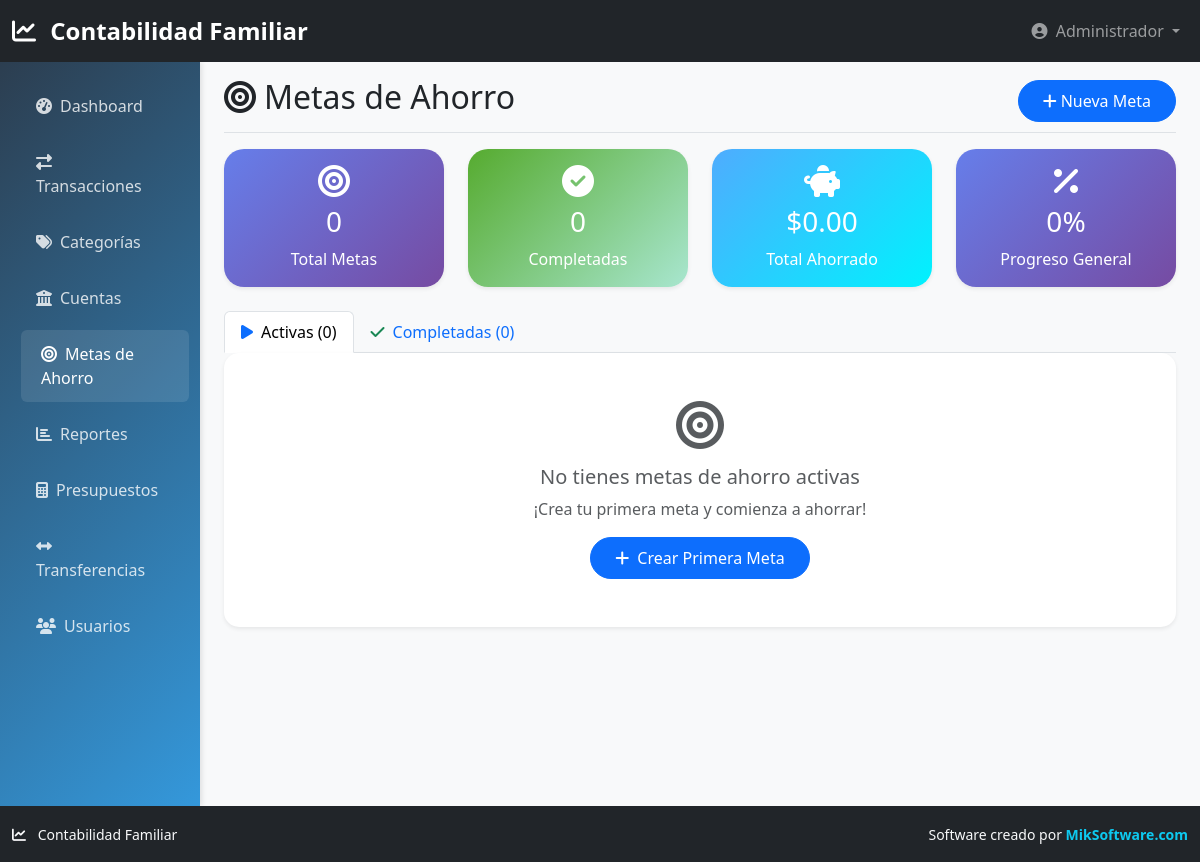
Before: /metas.php (signed in) with the older database file.
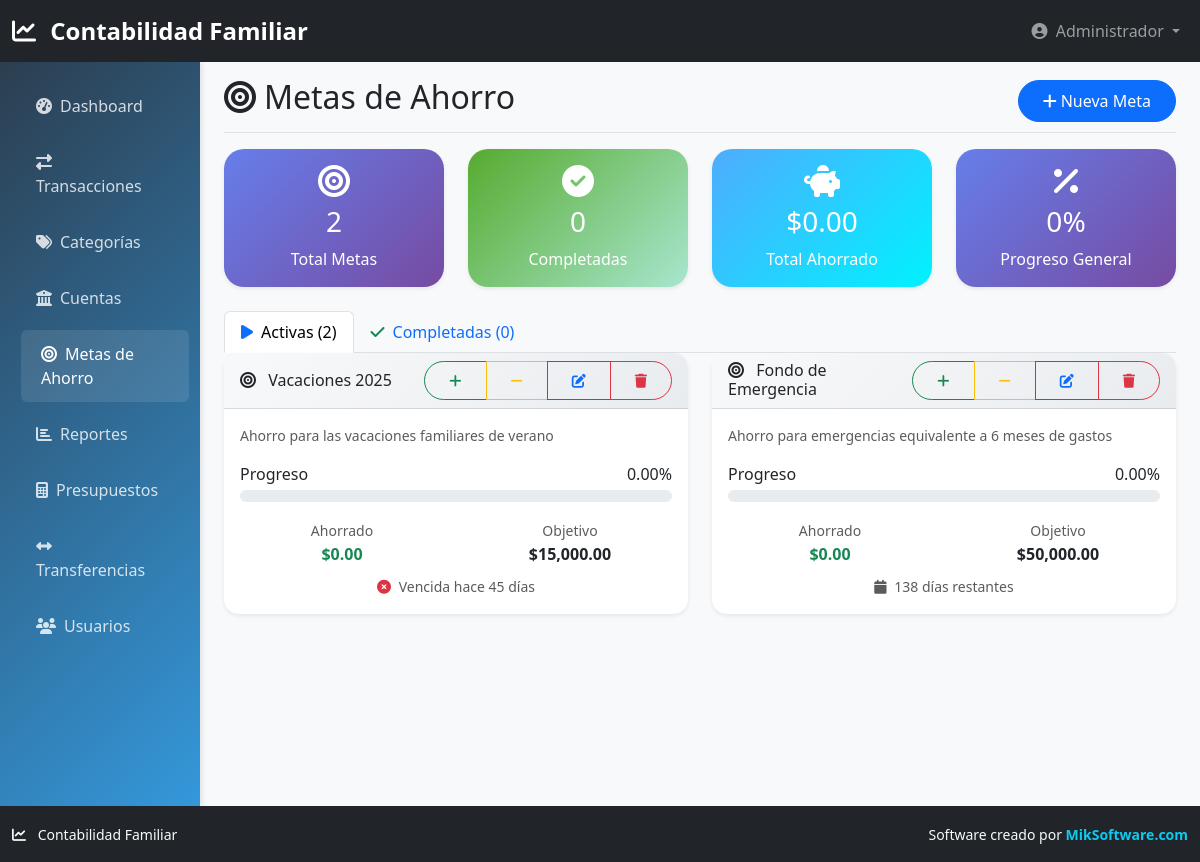
After: the same page with the newer database file.
### tables this page shows
CREATE TABLE metas_ahorro (
    id INT AUTO_INCREMENT PRIMARY KEY,
    nombre VARCHAR(150) NOT NULL,
    descripcion TEXT,
    cantidad_objetivo DECIMAL(12,2) NOT NULL,
    cantidad_actual DECIMAL(12,2) DEFAULT 0.00,
    fecha_objetivo DATE,
    completada BOOLEAN DEFAULT FALSE,
    created_at TIMESTAMP DEFAULT CURRENT_TIMESTAMP,
    usuario_id INT NOT NULL,
    FOREIGN KEY (usuario_id) REFERENCES usuarios(id) ON DELETE CASCADE
);

### config/database.php (called while the page is built, shortened)
<?php
class Database {
    private $connection;
    public function __construct() {
        try {
            $dsn = "mysql:host=" . DB_HOST . ";dbname=" . DB_NAME . ";charset=" . DB_CHARSET;
            $this->connection = new PDO($dsn, DB_USER, DB_PASS, [
                PDO::ATTR_ERRMODE => PDO::ERRMODE_EXCEPTION,
                PDO::ATTR_DEFAULT_FETCH_MODE => PDO::FETCH_ASSOC,
                PDO::ATTR_EMULATE_PREPARES => false,
            ]);
            $this->connection->exec("SET NAMES 'utf8mb4' COLLATE 'utf8mb4_unicode_ci'");
            $this->connection->exec("SET collation_connection = 'utf8mb4_unicode_ci'");
        } catch (PDOException $e) {
            die("Error de conexión: " . $e->getMessage());
        }
    }
    public function query($sql, $params = []) {
        $stmt = $this->connection->prepare($sql);
        $stmt->execute($params);
        return $stmt;
    }
    public function fetchAll($sql, $params = []) {
        $stmt = $this->query($sql, $params);
        return $stmt->fetchAll();
    }
}
$db = new Database();
?>

### metas.php (the view, shortened to what the rows shown need)
<?php
require_once 'config/database.php';
$metas = $db->fetchAll(
    "SELECT *,
     ROUND((cantidad_actual / cantidad_objetivo) * 100, 2) as progreso,
     DATEDIFF(fecha_objetivo, CURDATE()) as dias_restantes
     FROM metas_ahorro
     WHERE usuario_id = ?
     ORDER BY completada ASC, fecha_objetivo ASC",
    [$_SESSION['user_id']]
);
$metasActivas = array_filter($metas, fn($m) => !$m['completada']);
$metasCompletadas = array_filter($metas, fn($m) => $m['completada']);
include 'includes/header.php';
?>
<div class="container-fluid">
    <div class="row">
        <main class="col-md-9 ms-sm-auto col-lg-10 px-md-4">
            <div class="d-flex justify-content-between flex-wrap flex-md-nowrap align-items-center pt-3 pb-2 mb-3 border-bottom">
                <h1 class="h2">
                    <i class="fas fa-bullseye me-2"></i>Metas de Ahorro
                </h1>
            </div>
            <div class="row mb-4">
                <div class="col-md-3">
                    <div class="card stats-card income">
                        <div class="card-body text-center">
                            <i class="fas fa-check-circle fa-2x mb-2"></i>
                            <h3><?php echo count($metasCompletadas); ?></h3>
                            <p class="mb-0">Completadas</p>
                        </div>
                    </div>
                </div>
            </div>
            <ul class="nav nav-tabs" id="metaTabs" role="tablist">
                <li class="nav-item" role="presentation">
                    <button class="nav-link" id="completadas-tab" data-bs-toggle="tab" data-bs-target="#completadas" type="button" role="tab">
                        <i class="fas fa-check text-success me-2"></i>Completadas (<?php echo count($metasCompletadas); ?>)
                    </button>
                </li>
            </ul>
            <div class="tab-content" id="metaTabContent">
                <div class="tab-pane fade show active" id="activas" role="tabpanel">
                    <?php if (!empty($metasActivas)): ?>
                        <div class="row">
                            <?php foreach ($metasActivas as $meta): ?>
                                <div class="col-lg-6 mb-4">
                                    <div class="card h-100">
                                        <div class="card-header d-flex justify-content-between align-items-center">
                                            <h6 class="mb-0">
                                                <i class="fas fa-bullseye me-2"></i>
                                                <?php echo htmlspecialchars($meta['nombre']); ?>
                                            </h6>
                                            <div class="btn-group btn-group-sm">
                                                <button class="btn btn-outline-success" onclick="gestionarDinero(<?php echo $meta['id']; ?>, 'agregar')" title="Agregar dinero">
                                                    <i class="fas fa-plus"></i>
                                                </button>
                                                <button class="btn btn-outline-warning" onclick="gestionarDinero(<?php echo $meta['id']; ?>, 'retirar')" title="Retirar dinero">
                                                    <i class="fas fa-minus"></i>
                                                </button>
                                                <button class="btn btn-outline-primary" onclick="editarMeta(<?php echo htmlspecialchars(json_encode($meta)); ?>)" title="Editar">
                                                    <i class="fas fa-edit"></i>
                                                </button>
                                                <button class="btn btn-outline-danger" onclick="eliminarMeta(<?php echo $meta['id']; ?>)" title="Eliminar">
                                                    <i class="fas fa-trash"></i>
                                                </button>
                                            </div>
                                        </div>
                                        <div class="card-body">
                                            <?php if ($meta['descripcion']): ?>
                                                <p class="text-muted small"><?php echo htmlspecialchars($meta['descripcion']); ?></p>
                                            <?php endif; ?>
                                            <div class="mb-3">
                                                <div class="d-flex justify-content-between mb-1">
                                                    <span>Progreso</span>
                                                    <span><?php echo $meta['progreso']; ?>%</span>
                                                </div>
                                                <div class="progress" style="height: 12px;">
                                                </div>
                                            </div>
                                            <div class="row text-center">
                                                <div class="col-6">
                                                    <small class="text-muted">Ahorrado</small>
                                                    <div class="fw-bold text-success">$<?php echo number_format($meta['cantidad_actual'], 2); ?></div>
                                                </div>
                                                <div class="col-6">
                                                    <small class="text-muted">Objetivo</small>
                                                    <div class="fw-bold">$<?php echo number_format($meta['cantidad_objetivo'], 2); ?></div>
                                                </div>
                                            </div>
                                            <?php if ($meta['fecha_objetivo']): ?>
                                                <div class="mt-2 text-center">
                                                    <small class="text-muted">
                                                        <?php if ($meta['dias_restantes'] > 0): ?>
                                                            <i class="fas fa-calendar me-1"></i>
                                                            <?php echo $meta['dias_restantes']; ?> días restantes
                                                        <?php elseif ($meta['dias_restantes'] == 0): ?>
                                                            <i class="fas fa-exclamation-triangle text-warning me-1"></i>
                                                            ¡Vence hoy!
                                                        <?php else: ?>
                                                            <i class="fas fa-times-circle text-danger me-1"></i>
                                                            Vencida hace <?php echo abs($meta['dias_restantes']); ?> días
                                                        <?php endif; ?>
                                                    </small>
                                                </div>
                                            <?php endif; ?>
                                        </div>
                                    </div>
                                </div>
                            <?php endforeach; ?>
                        </div>
                    <?php endif; ?>
                </div>
            </div>
        </main>
    </div>
</div>
<?php include 'includes/footer.php'; ?>

Changed rows visible on the page:
now on this page (row edited): metas_ahorro: completada "0", nombre "Vacaciones 2025", descripcion "Ahorro para las vacaciones familiares de verano", progreso "0.00", cantidad_actual "0.00", cantidad_objetivo "15,000.00", dias_restantes "45"
now on this page (row edited): metas_ahorro: nombre "Fondo de Emergencia", descripcion "Ahorro para emergencias equivalente a 6 meses de gastos", progreso "0.00", cantidad_actual "0.00", cantidad_objetivo "50,000.00", dias_restantes "138"
Other visible differences:
$totalMetas: "0" → "2"
count($metasActivas): "0" → "2"
count($metasCompletadas): "0" → (not shown)
text no longer shown: "No tienes metas de ahorro activas ¡Crea tu primera meta y comienza a ahorrar! Crear Primera Meta"
